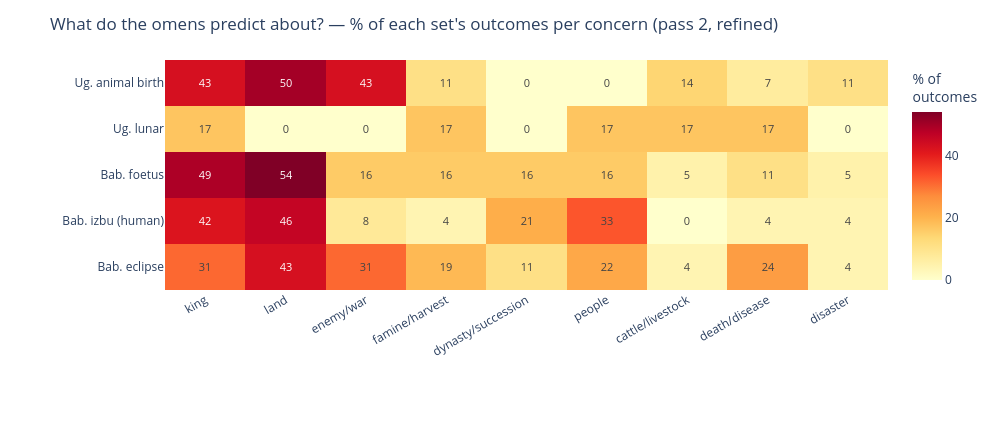

Notebook code for this chart:
### Code cell
import numpy as np
import plotly.graph_objects as go

cats = list(TAGS)
SETS5 = [s for s in pass2 if s != "Ug. dream"]
counts = pd.DataFrame(0, index=SETS5, columns=cats, dtype=int)
denom = {}
for s in SETS5:
    read = [r for r in pass2[s] if r["polarity"] != "broken/missing"]
    denom[s] = len(read)
    for r in read:
        for t in r["tags"]:
            counts.loc[s, t] += 1
pct = counts.div(pd.Series(denom), axis=0).mul(100).round().astype(int)

ug  = pct.loc[[i for i in pct.index if i.startswith("Ug")]].mean()
bab = pct.loc[[i for i in pct.index if i.startswith("Bab")]].mean()
cos = float(np.dot(ug, bab) / (np.linalg.norm(ug) * np.linalg.norm(bab)))
print(pct.to_string()); print(f"\nUgarit vs Babylon concern cosine (refined): {cos:.2f}")

# customdata carries the raw count and the per-row denominator → shown on hover
cd = np.dstack([counts.values, np.array([[denom[s]] * len(cats) for s in SETS5])])
fig = go.Figure(go.Heatmap(
    z=pct.values, x=pct.columns.tolist(), y=pct.index.tolist(), customdata=cd,
    colorscale="YlOrRd", zmin=0, zmax=int(pct.values.max()),
    text=pct.values, texttemplate="%{text}", textfont=dict(size=11),
    hovertemplate=("<b>%{y}</b> · %{x}<br>"
                   "%{customdata[0]} of %{customdata[1]} readable outcomes  (%{z}%)<extra></extra>"),
    colorbar=dict(title="% of<br>outcomes")))
fig.update_layout(
    title="What do the omens predict about? — % of each set's outcomes per concern (pass 2, refined)",
    height=440, width=1000, margin=dict(l=165, r=40, t=60, b=150),
    xaxis=dict(side="bottom", tickangle=-30, tickfont=dict(size=12)),
    yaxis=dict(autorange="reversed", tickfont=dict(size=12)),
    paper_bgcolor="white")
fig.show()

### Figure 1 — Plotly figure (JSON) as saved in the notebook; plotly's stock layout.template omitted (floating-point values rounded to 4 significant figures)
{"data": [{"colorbar": {"title": {"text": "% of<br>outcomes"}}, "colorscale": [[0, "rgb(255,255,204)"], [0.125, "rgb(255,237,160)"], [0.25, "rgb(254,217,118)"], [0.375, "rgb(254,178,76)"], [0.5, "rgb(253,141,60)"], [0.625, "rgb(252,78,42)"], [0.75, "rgb(227,26,28)"], [0.875, "rgb(189,0,38)"], [1, "rgb(128,0,38)"]], "customdata": [12, 28, 14, 28, 12, 28, 3, 28, 0, 28, 0, 28, 4, 28, 2, 28, 3, 28, 1, 6, 0, 6, 0, 6, 1, 6, 0, 6, 1, 6, 1, 6, 1, 6, 0, 6, 18, 37, 20, 37, 6, 37, 6, 37, 6, 37, 6, 37, 2, 37, 4, 37, 2, 37, 10, 24, 11, 24, 2, 24, 1, 24, 5, 24, 8, 24, 0, 24, 1, 24, 1, 24, 17, 54, 23, 54, 17, 54, 10, 54, 6, 54, 12, 54, 2, 54, 13, 54, 2, 54], "hovertemplate": "<b>%{y}</b> · %{x}<br>%{customdata[0]} of %{customdata[1]} readable outcomes  (%{z}%)<extra></extra>", "text": [[43, 50, 43, 11, 0, 0, 14, 7, 11], [17, 0, 0, 17, 0, 17, 17, 17, 0], [49, 54, 16, 16, 16, 16, 5, 11, 5], [42, 46, 8, 4, 21, 33, 0, 4, 4], [31, 43, 31, 19, 11, 22, 4, 24, 4]], "textfont": {"size": 11}, "texttemplate": "%{text}", "type": "heatmap", "x": ["king", "land", "enemy/war", "famine/harvest", "dynasty/succession", "people", "cattle/livestock", "death/disease", "disaster"], "y": ["Ug. animal birth", "Ug. lunar", "Bab. foetus", "Bab. izbu (human)", "Bab. eclipse"], "z": [[43, 50, 43, 11, 0, 0, 14, 7, 11], [17, 0, 0, 17, 0, 17, 17, 17, 0], [49, 54, 16, 16, 16, 16, 5, 11, 5], [42, 46, 8, 4, 21, 33, 0, 4, 4], [31, 43, 31, 19, 11, 22, 4, 24, 4]], "zmax": 54, "zmin": 0}], "layout": {"height": 440, "margin": {"b": 150, "l": 165, "r": 40, "t": 60}, "paper_bgcolor": "white", "title": {"text": "What do the omens predict about? — % of each set's outcomes per concern (pass 2, refined)"}, "width": 1000, "xaxis": {"side": "bottom", "tickangle": -30, "tickfont": {"size": 12}}, "yaxis": {"autorange": "reversed", "tickfont": {"size": 12}}}}
